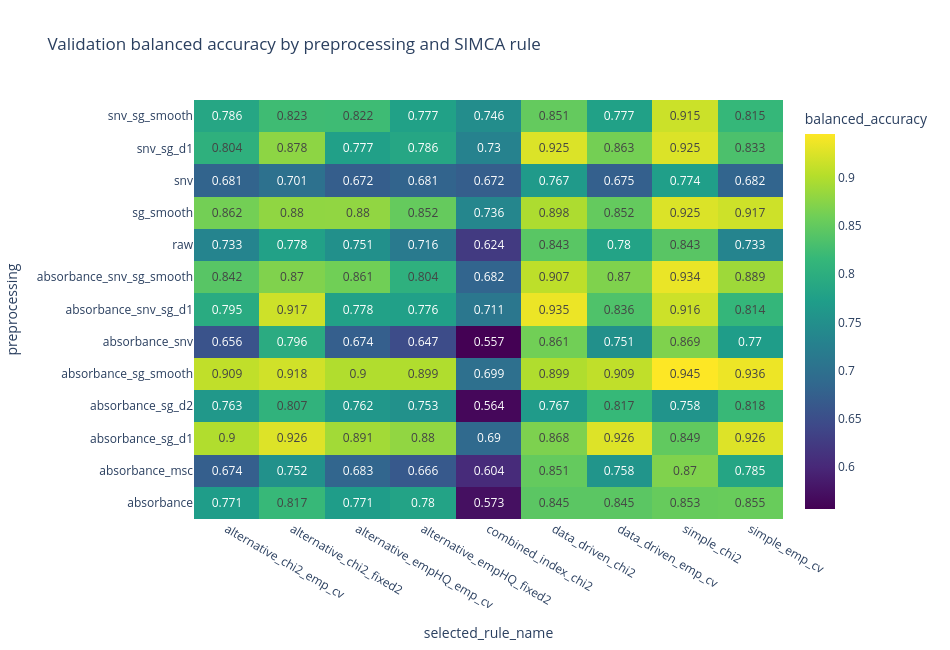
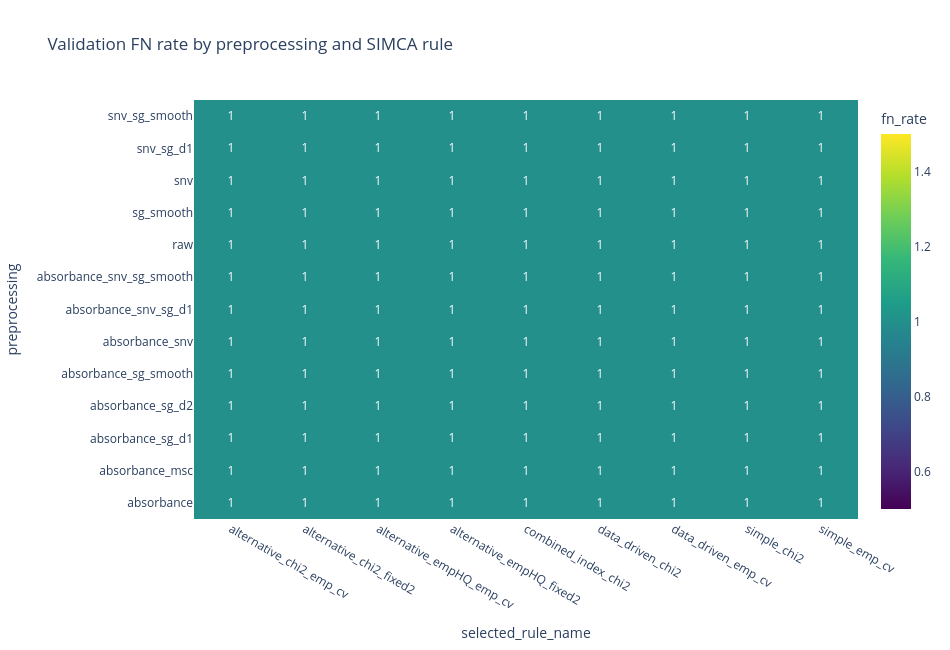

Write notebook code for charts like these, in order.
### Markdown cell above
# 3. Models selection

### Code cell
print("Columns available in combined_summary_df:")
print(sorted(combined_summary_df.columns))

print("\nNumber of configurations by family:")
display(
    combined_summary_df
    .groupby(["model_family", "matrix_family", "training_matrix_id"], dropna=False)
    .size()
    .reset_index(name="n_configs")
    .sort_values(["model_family", "matrix_family", "training_matrix_id"])
)

print("\nTop validation configurations:")
display(combined_summary_df[display_cols].head(30))

if RUN_DIAGNOSTIC_PLOTS and len(combined_summary_df) > 0:
    plot_metric_heatmap(
        combined_summary_df,
        index_col="preprocessing",
        columns_col="selected_rule_name",
        value_col="balanced_accuracy",
        title="Validation balanced accuracy by preprocessing and SIMCA rule",
        show=True,
    )

    plot_metric_heatmap(
        combined_summary_df,
        index_col="preprocessing",
        columns_col="selected_rule_name",
        value_col="fn_rate",
        title="Validation FN rate by preprocessing and SIMCA rule",
        show=True,
    )
else:
    print("Diagnostic plots skipped.")

### Figure 1 — Plotly figure (JSON) as saved in the notebook; plotly's stock layout.template omitted (floating-point values rounded to 4 significant figures)
{"data": [{"colorbar": {"title": {"text": "balanced_accuracy"}}, "colorscale": [[0, "#440154"], [0.1111, "#482878"], [0.2222, "#3e4989"], [0.3333, "#31688e"], [0.4444, "#26828e"], [0.5556, "#1f9e89"], [0.6667, "#35b779"], [0.7778, "#6ece58"], [0.8889, "#b5de2b"], [1, "#fde725"]], "hovertemplate": "preprocessing: %{y}<br>selected_rule_name: %{x}<br>balanced_accuracy: %{z:.4f}<extra></extra>", "text": [[0.771, 0.817, 0.771, 0.78, 0.573, 0.845, 0.845, 0.853, 0.855], [0.674, 0.752, 0.683, 0.666, 0.604, 0.851, 0.758, 0.87, 0.785], [0.9, 0.926, 0.891, 0.88, 0.69, 0.868, 0.926, 0.849, 0.926], [0.763, 0.807, 0.762, 0.753, 0.564, 0.767, 0.817, 0.758, 0.818], [0.909, 0.918, 0.9, 0.899, 0.699, 0.899, 0.909, 0.945, 0.936], [0.656, 0.796, 0.674, 0.647, 0.557, 0.861, 0.751, 0.869, 0.77], [0.795, 0.917, 0.778, 0.776, 0.711, 0.935, 0.836, 0.916, 0.814], [0.842, 0.87, 0.861, 0.804, 0.682, 0.907, 0.87, 0.934, 0.889], [0.733, 0.778, 0.751, 0.716, 0.624, 0.843, 0.78, 0.843, 0.733], [0.862, 0.88, 0.88, 0.852, 0.736, 0.898, 0.852, 0.925, 0.917], [0.681, 0.701, 0.672, 0.681, 0.672, 0.767, 0.675, 0.774, 0.682], [0.804, 0.878, 0.777, 0.786, 0.73, 0.925, 0.863, 0.925, 0.833], [0.786, 0.823, 0.822, 0.777, 0.746, 0.851, 0.777, 0.915, 0.815]], "texttemplate": "%{text}", "type": "heatmap", "x": ["alternative_chi2_emp_cv", "alternative_chi2_fixed2", "alternative_empHQ_emp_cv", "alternative_empHQ_fixed2", "combined_index_chi2", "data_driven_chi2", "data_driven_emp_cv", "simple_chi2", "simple_emp_cv"], "y": ["absorbance", "absorbance_msc", "absorbance_sg_d1", "absorbance_sg_d2", "absorbance_sg_smooth", "absorbance_snv", "absorbance_snv_sg_d1", "absorbance_snv_sg_smooth", "raw", "sg_smooth", "snv", "snv_sg_d1", "snv_sg_smooth"], "z": [[0.7707, 0.8175, 0.7714, 0.7804, 0.5727, 0.8448, 0.8448, 0.8532, 0.8545], [0.6736, 0.7518, 0.683, 0.6659, 0.6038, 0.8515, 0.7585, 0.87, 0.7851], [0.8997, 0.9262, 0.8906, 0.8804, 0.6902, 0.8679, 0.9262, 0.8494, 0.9262], [0.7633, 0.8074, 0.7619, 0.7532, 0.5636, 0.7672, 0.8168, 0.7578, 0.8178], [0.9091, 0.9182, 0.8997, 0.8993, 0.6993, 0.8993, 0.9091, 0.9455, 0.936], [0.6564, 0.7955, 0.6743, 0.647, 0.5566, 0.8609, 0.7511, 0.8693, 0.7703], [0.7949, 0.9168, 0.7784, 0.776, 0.7106, 0.9353, 0.8357, 0.9161, 0.8144], [0.8424, 0.87, 0.8605, 0.8036, 0.6823, 0.907, 0.8696, 0.9343, 0.8885], [0.7333, 0.7784, 0.7515, 0.7165, 0.6237, 0.8434, 0.7804, 0.8431, 0.7333], [0.8619, 0.8798, 0.8801, 0.8521, 0.7362, 0.8976, 0.8518, 0.9249, 0.9168], [0.6813, 0.7009, 0.6719, 0.6813, 0.6722, 0.7669, 0.6753, 0.7739, 0.682], [0.8039, 0.878, 0.7767, 0.7864, 0.7298, 0.9249, 0.8626, 0.9249, 0.8329], [0.7861, 0.8232, 0.8225, 0.7774, 0.746, 0.8511, 0.7774, 0.9154, 0.8151]]}], "layout": {"height": 650, "title": {"text": "Validation balanced accuracy by preprocessing and SIMCA rule"}, "width": 950, "xaxis": {"title": {"text": "selected_rule_name"}}, "yaxis": {"title": {"text": "preprocessing"}}}}

### Figure 2 — Plotly figure (JSON) as saved in the notebook; plotly's stock layout.template omitted (floating-point values rounded to 4 significant figures)
{"data": [{"colorbar": {"title": {"text": "fn_rate"}}, "colorscale": [[0, "#440154"], [0.1111, "#482878"], [0.2222, "#3e4989"], [0.3333, "#31688e"], [0.4444, "#26828e"], [0.5556, "#1f9e89"], [0.6667, "#35b779"], [0.7778, "#6ece58"], [0.8889, "#b5de2b"], [1, "#fde725"]], "hovertemplate": "preprocessing: %{y}<br>selected_rule_name: %{x}<br>fn_rate: %{z:.4f}<extra></extra>", "text": [[1.0, 1.0, 1.0, 1.0, 1.0, 1.0, 1.0, 1.0, 1.0], [1.0, 1.0, 1.0, 1.0, 1.0, 1.0, 1.0, 1.0, 1.0], [1.0, 1.0, 1.0, 1.0, 1.0, 1.0, 1.0, 1.0, 1.0], [1.0, 1.0, 1.0, 1.0, 1.0, 1.0, 1.0, 1.0, 1.0], [1.0, 1.0, 1.0, 1.0, 1.0, 1.0, 1.0, 1.0, 1.0], [1.0, 1.0, 1.0, 1.0, 1.0, 1.0, 1.0, 1.0, 1.0], [1.0, 1.0, 1.0, 1.0, 1.0, 1.0, 1.0, 1.0, 1.0], [1.0, 1.0, 1.0, 1.0, 1.0, 1.0, 1.0, 1.0, 1.0], [1.0, 1.0, 1.0, 1.0, 1.0, 1.0, 1.0, 1.0, 1.0], [1.0, 1.0, 1.0, 1.0, 1.0, 1.0, 1.0, 1.0, 1.0], [1.0, 1.0, 1.0, 1.0, 1.0, 1.0, 1.0, 1.0, 1.0], [1.0, 1.0, 1.0, 1.0, 1.0, 1.0, 1.0, 1.0, 1.0], [1.0, 1.0, 1.0, 1.0, 1.0, 1.0, 1.0, 1.0, 1.0]], "texttemplate": "%{text}", "type": "heatmap", "x": ["alternative_chi2_emp_cv", "alternative_chi2_fixed2", "alternative_empHQ_emp_cv", "alternative_empHQ_fixed2", "combined_index_chi2", "data_driven_chi2", "data_driven_emp_cv", "simple_chi2", "simple_emp_cv"], "y": ["absorbance", "absorbance_msc", "absorbance_sg_d1", "absorbance_sg_d2", "absorbance_sg_smooth", "absorbance_snv", "absorbance_snv_sg_d1", "absorbance_snv_sg_smooth", "raw", "sg_smooth", "snv", "snv_sg_d1", "snv_sg_smooth"], "z": [[1.0, 1.0, 1.0, 1.0, 1.0, 1.0, 1.0, 1.0, 1.0], [1.0, 1.0, 1.0, 1.0, 1.0, 1.0, 1.0, 1.0, 1.0], [1.0, 1.0, 1.0, 1.0, 1.0, 1.0, 1.0, 1.0, 1.0], [1.0, 1.0, 1.0, 1.0, 1.0, 1.0, 1.0, 1.0, 1.0], [1.0, 1.0, 1.0, 1.0, 1.0, 1.0, 1.0, 1.0, 1.0], [1.0, 1.0, 1.0, 1.0, 1.0, 1.0, 1.0, 1.0, 1.0], [1.0, 1.0, 1.0, 1.0, 1.0, 1.0, 1.0, 1.0, 1.0], [1.0, 1.0, 1.0, 1.0, 1.0, 1.0, 1.0, 1.0, 1.0], [1.0, 1.0, 1.0, 1.0, 1.0, 1.0, 1.0, 1.0, 1.0], [1.0, 1.0, 1.0, 1.0, 1.0, 1.0, 1.0, 1.0, 1.0], [1.0, 1.0, 1.0, 1.0, 1.0, 1.0, 1.0, 1.0, 1.0], [1.0, 1.0, 1.0, 1.0, 1.0, 1.0, 1.0, 1.0, 1.0], [1.0, 1.0, 1.0, 1.0, 1.0, 1.0, 1.0, 1.0, 1.0]]}], "layout": {"height": 650, "title": {"text": "Validation FN rate by preprocessing and SIMCA rule"}, "width": 950, "xaxis": {"title": {"text": "selected_rule_name"}}, "yaxis": {"title": {"text": "preprocessing"}}}}
